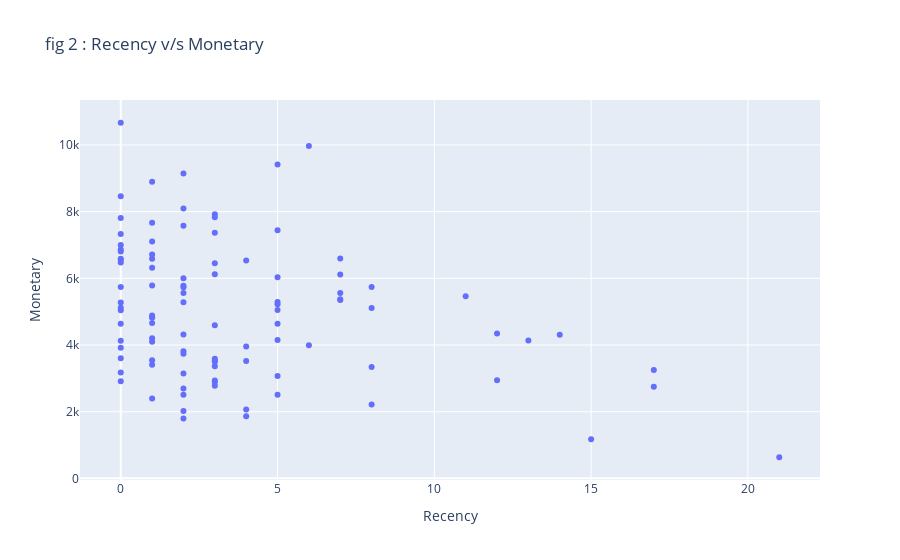

Notebook cell for this chart:
### Code cell
fig = px.scatter(data_frame=df_rfm,x="Recency",y="Monetary",title="fig 2 : Recency v/s Monetary")
fig.show()

### Figure 1 — Plotly figure (JSON) as saved in the notebook; plotly's stock layout.template omitted (floating-point values rounded to 4 significant figures)
{"data": [{"hovertemplate": "Recency=%{x}<br>Monetary=%{y}<extra></extra>", "legendgroup": "", "marker": {"color": "#636efa", "symbol": "circle"}, "mode": "markers", "name": "", "orientation": "v", "showlegend": false, "type": "scatter", "x": [1, 2, 11, 2, 5, 0, 15, 2, 8, 0, 2, 1, 7, 13, 5, 2, 3, 2, 0, 0, 5, 2, 0, 0, 2, 21, 0, 1, 1, 4, 2, 3, 5, 0, 6, 1, 3, 2, 0, 17, 3, 3, 1, 1, 0, 3, 1, 7, 4, 0, 6, 4, 5, 3, 0, 7, 2, 5, 1, 0, 4, 1, 0, 3, 0, 5, 0, 0, 12, 0, 2, 2, 1, 8, 3, 1, 2, 0, 8, 3, 2, 7, 5, 5, 3, 3, 3, 0, 7, 1, 14, 8, 5, 1, 2, 17, 4, 1, 1, 12], "xaxis": "x", "y": [6319.0, 8098.0, 5466.0, 4313.0, 4148.0, 6866.0, 1171.0, 3740.0, 3341.0, 5739.0, 1797.0, 4101.0, 5346.0, 4135.0, 5048.0, 5281.0, 3497.0, 2505.0, 6584.0, 3914.0, 6032.0, 9147.0, 10670.0, 6555.0, 2697.0, 633.4, 8461.0, 6588.0, 6713.0, 3519.0, 5562.0, 3537.0, 5290.0, 3605.0, 3990.0, 4885.0, 7922.0, 7580.0, 2915.0, 3247.0, 2890.0, 2938.0, 7665.0, 4831.0, 6999.0, 3365.0, 4659.0, 6118.0, 2067.0, 3179.0, 9970.0, 3955.0, 5220.0, 7831.0, 6471.0, 5375.0, 5777.0, 4637.0, 8894.0, 7331.0, 1860.0, 3406.0, 7809.0, 2775.0, 5041.0, 9410.0, 6804.0, 4124.0, 2944.0, 5114.0, 3813.0, 3144.0, 7101.0, 5108.0, 3588.0, 2397.0, 5734.0, 4636.0, 5737.0, 4591.0, 6003.0, 5559.0, 3069.0, 7443.0, 6123.0, 6451.0, 7370.0, 5272.0, 6594.0, 4826.0, 4306.0, 2212.0, 2505.0, 4206.0, 2024.0, 2746.0, 6534.0, 3546.0, 5783.0, 4344.0], "yaxis": "y"}], "layout": {"legend": {"tracegroupgap": 0}, "title": {"text": "fig 2 : Recency v/s Monetary"}, "xaxis": {"anchor": "y", "domain": [0, 1], "title": {"text": "Recency"}}, "yaxis": {"anchor": "x", "domain": [0, 1], "title": {"text": "Monetary"}}}}
